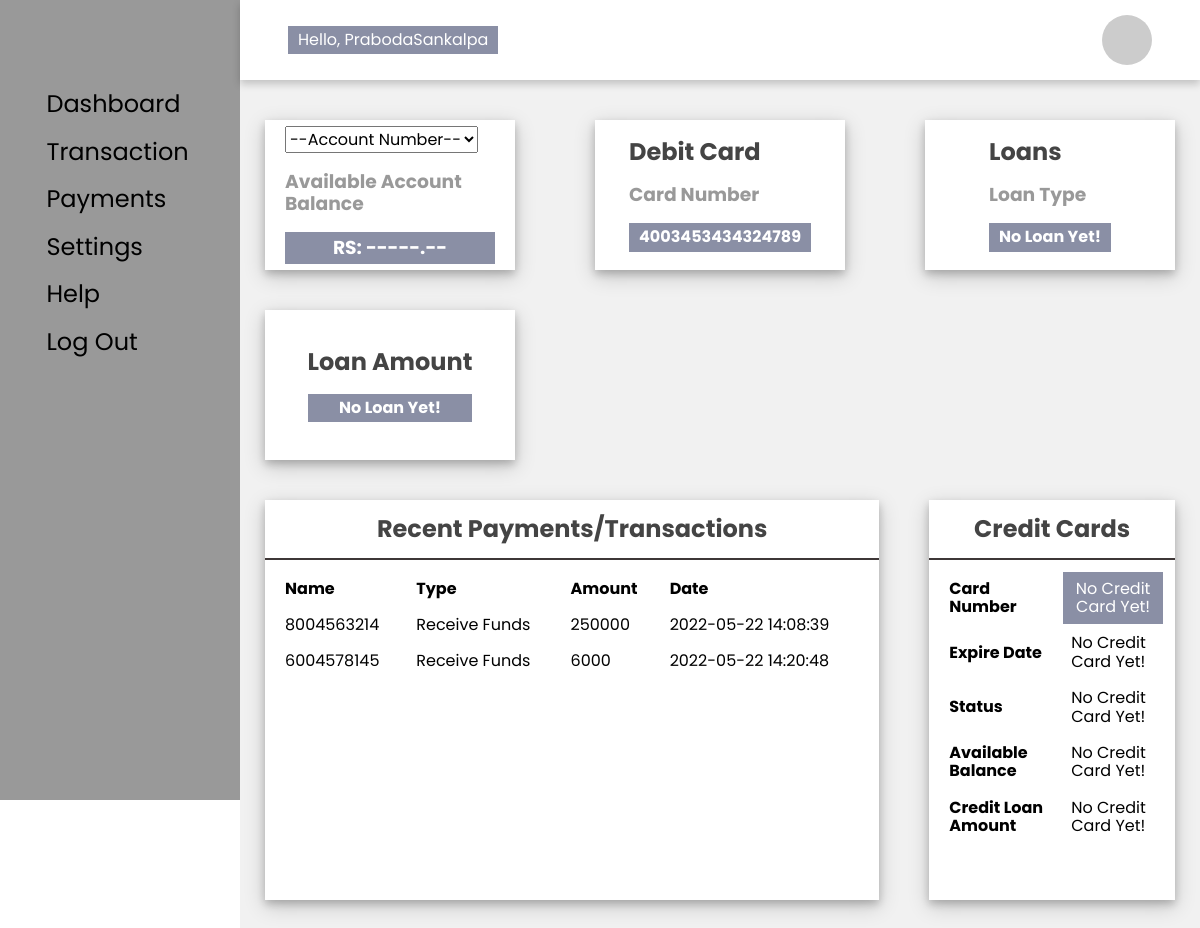
Page /Dashboards/user.php (signed in) on the committed database.
### tables this page shows
CREATE TABLE `debit_cards` (
  `id` int(11) NOT NULL,
  `nic` varchar(12) NOT NULL,
  `acc_no` bigint(10) NOT NULL,
  `card_no` bigint(16) NOT NULL,
  `expire_date` date NOT NULL,
  `cvv_no` int(3) NOT NULL,
  `issue_date` date NOT NULL
);

CREATE TABLE `transactions` (
  `id` int(11) NOT NULL,
  `receive_acc` bigint(10) NOT NULL,
  `sent_acc` bigint(10) NOT NULL,
  `remark` varchar(100) NOT NULL,
  `amount` double NOT NULL,
  `type` varchar(255) NOT NULL,
  `ben_name` varchar(255) NOT NULL,
  `ben_email` varchar(255) NOT NULL,
  `ben_mobile` int(10) NOT NULL,
  `branch` varchar(255) NOT NULL,
  `datetime` datetime NOT NULL
);

### Dashboards/user.php (the view, shortened to what this page needs)
<?php
require '../lib/db.php';
$nic = $_SESSION['nic'];
$query = "SELECT * FROM saving_acc WHERE nic='{$nic}';";
$result = mysqli_query($connection, $query);
$saving_acc = mysqli_fetch_assoc($result);
$saving_acc_no = $saving_acc['acc_no'];
$query = "SELECT card_no FROM debit_cards WHERE nic='{$nic}';";
$result = mysqli_query($connection, $query);
if (mysqli_num_rows($result) == 1) {
    $debit_card = mysqli_fetch_assoc($result);
}
?>
<!DOCTYPE html>
<html lang="en">
<head>
    <link rel="stylesheet" href="../css/user.css">
    <link rel="stylesheet" href="../css/Normalize.css">
</head>
<body>
    <div class="side-menu">
        <div class="brand-name">
        </div>
        <ul>
            <li><img src="https://i.ibb.co/q5Xj3NW/dashboard-1.png" alt="">&nbsp; <span><a href="./user.php" target="_self">Dashboard</a></span> </li>
            <li><img src="https://i.ibb.co/4fxyt0k/transaction-1.png" alt="">&nbsp;<span><a href="./user-transactions.php">Transaction</a></span> </li>
            <li><img src="https://i.ibb.co/h26bpwQ/credit-card-1.png" alt="">&nbsp;<span><a href="./user-payments.php" target="_self">Payments</a></span> </li>
            <li><img src="https://i.ibb.co/jhNDBNb/settings-2.png" alt="">&nbsp;<span><a href="./user-settings.php">Settings</a></span> </li>
            <li><img src="https://i.ibb.co/vsK6jgH/information.png" alt="">&nbsp;<span><a href="#">Help</a></span> </li>
            <li><img src="https://i.ibb.co/8gznnxt/logout-1.png" alt="">&nbsp; <span><a href="./logout.php">Log Out</a></span></li>
        </ul>
    </div>
    <div class="container">
        <div class="header">
            <div class="nav">
                <div class="user">
                    <a href="#" class="btn"><?php echo "Hello, " .  $_SESSION['username']; ?></a>
                    <div class="img-case">
                        <?php echo "<img src='https://ui-avatars.com/api/?name=" . $_SESSION['username'] . "'/>"; ?>
                    </div>
                </div>
            </div>
        </div>
        <div class="content">
            <div class="cards">
                <div class="card">
                    <div class="box">
                        <table>
                            <tr>
                                <td>
                                    <select name="selected_acc" id="selected_acc">
                                        <option>--Account Number--</option>
                                    </select>
                                </td>
                            </tr>
                            <tr>
                                <td>
                                    <h3>Available Account Balance</h3>
                                </td>
                            </tr>
                            <tr>
                                <td>
                                    <h3 id="acc_balance" class="btn">RS: -----.--</h3>
                                </td>
                            </tr>
                        </table>
                    </div>
                </div>
                <div class="card">
                    <div class="box">
                        <table>
                            <tr>
                                <td>
                                    <h2>Debit Card</h2>
                                </td>
                            </tr>
                            <tr>
                                <td>
                                    <h3>Card Number</h3>
                                </td>
                            </tr>
                            <tr>
                                <td>
                                    <h4 class="btn"><?php if (isset($debit_card)) {
                                                        echo $debit_card['card_no'];
                                                    } else {
                                                        echo "No Debit Card";
                                                    } ?></h4>
                                </td>
                            </tr>
                        </table>
                    </div>
                </div>
                <div class="card">
                    <div class="box">
                        <table>
                            <tr>
                                <td>
                                    <h2>Loans</h2>
                                </td>
                            </tr>
                            <tr>
                                <td>
                                    <h3>Loan Type</h3>
                                </td>
                            </tr>
                            <tr>
                                <td>
                                    <h4 class="btn"><?php if (isset($loan)) {
                                                        echo $loan['loan_type'];
                                                    } else {
                                                        echo "No Loan Yet!";
                                                    } ?></h4>
                                </td>
                            </tr>
                        </table>
                    </div>
                </div>
                <div class="card">
                    <div class="box">
                        <table>
                            <tr>
                                <td>
                                    <h2>Loan Amount</h2>
                                </td>
                            </tr>
                            <tr>
                                <td>
                                    <h4 class="btn"><?php if (isset($loan)) {
                                                        echo $loan['loan_amount'];
                                                    } else {
                                                        echo "No Loan Yet!";
                                                    } ?></h4>
                                </td>
                            </tr>
                        </table>
                    </div>
                </div>
            </div>
            <div class="content-2">
                <div class="recent-payments">
                    <div class="title">
                        <h2>Recent Payments/Transactions</h2>
                    </div>
                    <table>
                        <tr>
                            <th>Name</th>
                            <th>Type</th>
                            <th>Amount</th>
                            <th>Date</th>
                        </tr>
                        <?php
                        $query = "SELECT * FROM transactions WHERE receive_acc={$saving_acc_no} LIMIT 2;";
                        $result = mysqli_query($connection, $query);
                        if (mysqli_num_rows($result) > 0) {
                            while ($data = mysqli_fetch_assoc($result)) {
                                echo "<tr>"
                                    . "<td>" . $data['sent_acc'] . "</td>"
                                    . "<td>" . "Receive Funds" . "</td>"
                                    . "<td>" . $data['amount'] . "</td>"
                                    . "<td>" . $data['datetime'] . "</td>"
                                    . "</tr>";
                            }
                        }
                        ?>
                    </table>
                </div>
                <div class="new-students">
                    <div class="title">
                        <h2>Credit Cards</h2>
                    </div>
                    <table>
                        <tr>
                            <th>Card Number</th>
                            <td class="btn"><?php if (isset($creditCard)) {
                                                echo $creditCard['card_no'];
                                            } else {
                                                echo "No Credit Card Yet!";
                                            } ?></td>
                        </tr>
                        <tr>
                            <th>Expire Date</th>
                            <td><?php if (isset($creditCard)) {
                                    echo $creditCard['expire_date'];
                                } else {
                                    echo "No Credit Card Yet!";
                                } ?></td>
                        </tr>
                        <tr>
                            <th>Status</th>
                            <td><?php if (isset($creditCard)) {
                                    echo $creditCard['status'];
                                } else {
                                    echo "No Credit Card Yet!";
                                } ?></td>
                        </tr>
                        <tr>
                            <th>Available Balance</th>
                            <td><?php if (isset($creditCard)) {
                                    echo $creditCard['credit_limit'] - $creditCard['credit_amount'];
                                } else {
                                    echo "No Credit Card Yet!";
                                } ?></td>
                        </tr>
                        <tr>
                            <th>Credit Loan Amount</th>
                            <td><?php if (isset($creditCard)) {
                                    echo $creditCard['credit_amount'];
                                } else {
                                    echo "No Credit Card Yet!";
                                } ?></td>
                        </tr>
                    </table>
                </div>
            </div>
        </div>
    </div>
</body>
</html>

### css/user.css (style rules this page uses)
* { margin: 0; padding: 0; box-sizing: border-box; font-family: 'Poppins', sans-serif; }
body { min-height: 100vh; }
a { text-decoration: none; color: #000; }
li { list-style: none; }
h1, h2 { color: #444; }
h3 { color: #999; }
.btn { background: #8a8fa5; color: white; padding: 5px 10px; text-align: center; }
.title { display: flex; align-items: center; justify-content: space-around; padding: 15px 10px; border-bottom: 2px solid rgb(62, 55, 55); }
table { padding: 10px; }
th, td { text-align: left; padding: 8px; }
.side-menu { position: fixed; background: #999; width: 20vw; min-height: 100vh; display: flex; flex-direction: column; }
.side-menu .brand-name { height: 10vh; display: flex; align-items: center; justify-content: center; }
.side-menu li { font-size: 24px; padding: 10px 40px; color: white; display: flex; align-items: center; }
.container { position: absolute; right: 0; width: 80vw; height: 100vh; background: #f1f1f1; }
.container .header { position: fixed; top: 0; right: 0; width: 80vw; height: 10vh; background: white; display: flex; align-items: center; justify-content: center; box-shadow: 0 4px 8px 0 rgba(0, 0, 0, 0.2); z-index: 1; }
.container .header .nav { width: 90%; display: flex; align-items: center; }
.container .header .nav .user { flex: 1; display: flex; justify-content: space-between; align-items: center; }
.container .header .nav .user img { width: 40px; height: 40px; cursor: pointer; }
.container .header .nav .user .img-case { position: relative; width: 50px; height: 50px; }
.container .header .nav .user .img-case img { position: absolute; top: 0; left: 0; width: 100%; height: 100%; border-radius: 50px; }
.container .content { position: relative; margin-top: 10vh; min-height: 90vh; background: #f1f1f1; }
.container .content .cards { padding: 20px 15px; display: flex; align-items: center; justify-content: space-between; flex-wrap: wrap; }
.container .content .cards .card { width: 250px; height: 150px; background: white; margin: 20px 10px; display: flex; align-items: center; justify-content: space-around; box-shadow: 0 4px 8px 0 rgba(0, 0, 0, 0.2), 0 6px 20px 0 rgba(0, 0, 0, 0.19); }
.container .content .content-2 { min-height: 60vh; display: flex; justify-content: space-around; align-items: flex-start; flex-wrap: wrap; }
.container .content .content-2 .recent-payments { min-height: 50vh; flex: 5; background: white; margin: 0 25px 25px 25px; box-shadow: 0 4px 8px 0 rgba(0, 0, 0, 0.2), 0 6px 20px 0 rgba(0, 0, 0, 0.19); display: flex; flex-direction: column; }
.container .content .content-2 .new-students { flex: 2; background: white; min-height: 50vh; margin: 0 25px; box-shadow: 0 4px 8px 0 rgba(0, 0, 0, 0.2), 0 6px 20px 0 rgba(0, 0, 0, 0.19); display: flex; flex-direction: column; }

### rows in the picture
debit_cards: card_no "4003453434324789"
transactions: sent_acc "8004563214", amount "250000", datetime "2022-05-22 14:08:39"
transactions: sent_acc "6004578145", amount "6000", datetime "2022-05-22 14:20:48"

### other values in the picture
$_SESSION['username'] "PrabodaSankalpa"
